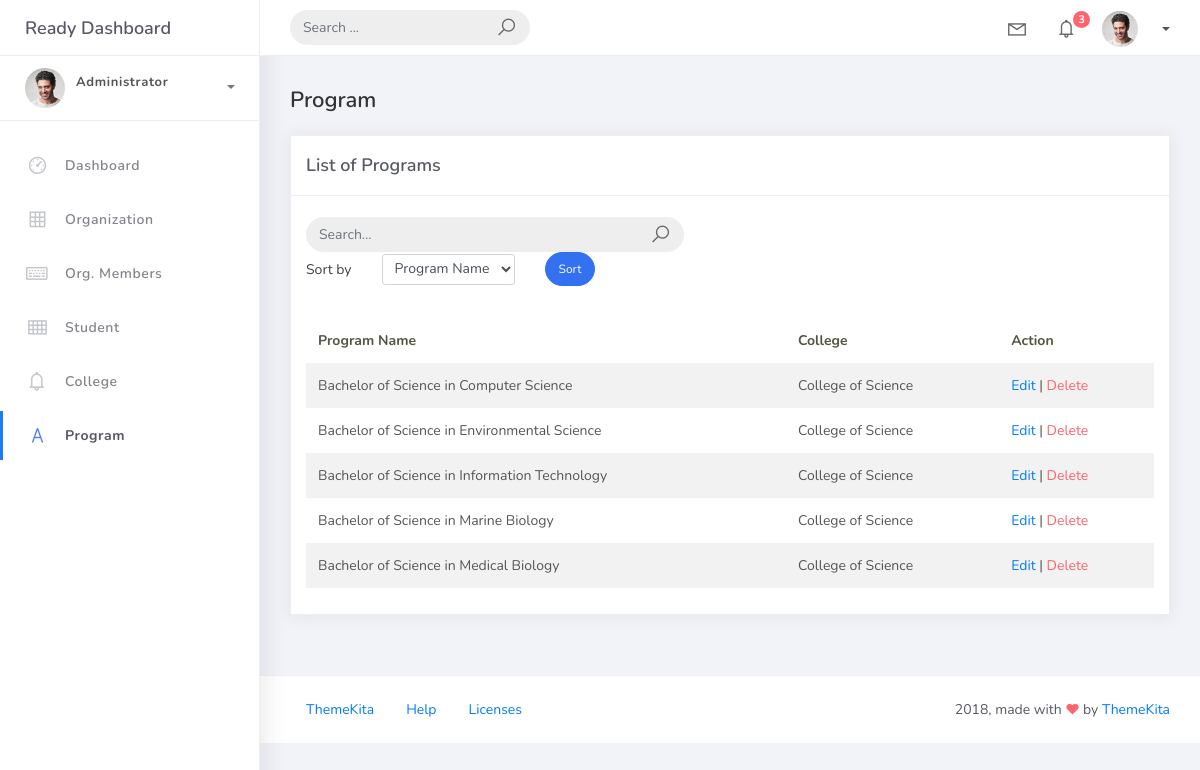
The page /program_list on the database its author committed.
### studentorg/models.py (models this page shows, shortened)
class BaseModel(models.Model):
    created_at = models.DateTimeField(auto_now_add=True, db_index=True)
    updated_at = models.DateTimeField(auto_now=True)
    class Meta:
        abstract = True

class Program(BaseModel):
    prog_name = models.CharField(max_length=150)
    college = models.ForeignKey(College, on_delete=models.CASCADE)

class College(BaseModel):
    college_name = models.CharField(max_length=150)
    def __str__(self):
        return self.college_name

### studentorg/views.py (the view)
# urls.py: path('program_list', ProgramList.as_view(), name='program-list'),
class ProgramList(ListView):
    model = Program
    context_object_name = 'program'
    template_name = 'studentorg/program_list.html'
    paginate_by = 5
    def get_queryset(self):
        qs = super().get_queryset()
        query = self.request.GET.get('q')
        if query:
            qs = qs.filter(
                Q(prog_name__icontains=query) |
                Q(college__college_name__icontains=query)
            )
        return qs
    def get_ordering(self):
        allowed = ["prog_name", "college__college_name"]
        sort_by = self.request.GET.get("sort_by")
        if sort_by in allowed:
            return sort_by
        return "prog_name"

### templates/studentorg/program_list.html (shortened to what this page needs)
{% extends 'base.html' %}
{% load static %}
{% block content %}
<div class="content">
    <div class="container-fluid">
        <h4 class="page-title">Program</h4>
        <div class="row">
            <div class="col-md-12">
                <div class="card">
                    <div class="card-header">
                        <div class="card-title">List of Programs</div>
                    </div>
                    <br>
                    <div class="col-md-12 row">
                        <div class="col-md-6">
                            <form class="navbar-left navbar-form nav-search mr-md-3" method="get">
                                <div class="input-group">
                                    <input type="text" name="q" placeholder="Search..." class="form-control" value="{{ request.GET.q }}">
                                    <div class="input-group-append">
                                        <span class="input-group-text">
                                            <i class="la la-search search-icon"></i>
                                        </span>
                                    </div>
                                </div>
                            </form>
                        </div>
                        <div class="col-md-12">
                            <form method="get" class="row g-2 align-items-center">
                                <div class="col-auto">
                                    <label for="smallSelect" class="col-form-label">Sort by</label>
                                </div>
                                <div class="col-auto">
                                    <select class="form-control form-control-sm" id="smallSelect" name="sort_by">
                                        <option value="prog_name" {% if request.GET.sort_by == 'prog_name' %}selected{% endif %}>Program Name</option>
                                    </select>
                                </div>
                                <div class="col-auto">
                                    <button type="submit" class="btn btn-primary btn-sm btn-rounded">Sort</button>
                                </div>
                            </form>
                        </div>
                    </div>
                    <div class="card-body">
                        <table class="table table-striped mt-3">
                            <thead>
                                <tr>
                                    <th>Program Name</th>
                                    <th>College</th>
                                    <th>Action</th>
                                </tr>
                            </thead>
                            <tbody>
                                {% for object in object_list %}
                                <tr>
                                    <td>{{ object.prog_name }}</td>
                                    <td>{{ object.college }}</td>
                                    <td>
                                        <a href="program_list/{{ object.id }}">Edit</a> |
                                        <a href="program_list/{{ object.id }}/delete" class="text-danger">Delete</a>
                                    </td>
                                </tr>
                                {% empty %}
                                <tr>
                                    <td colspan="3" style="text-align:center;">
                                        No Records Found
                                    </td>
                                </tr>
                                {% endfor %}
                            </tbody>
                        </table>
                    </div>
                </div>
            </div>
        </div>
    </div>
</div>
{% endblock %}

### rows shown on the page
Program: prog_name "Bachelor of Science in Computer Science", college "College of Science"
Program: prog_name "Bachelor of Science in Environmental Science", college "College of Science"
Program: prog_name "Bachelor of Science in Information Technology", college "College of Science"
Program: prog_name "Bachelor of Science in Marine Biology", college "College of Science"
Program: prog_name "Bachelor of Science in Medical Biology", college "College of Science"
